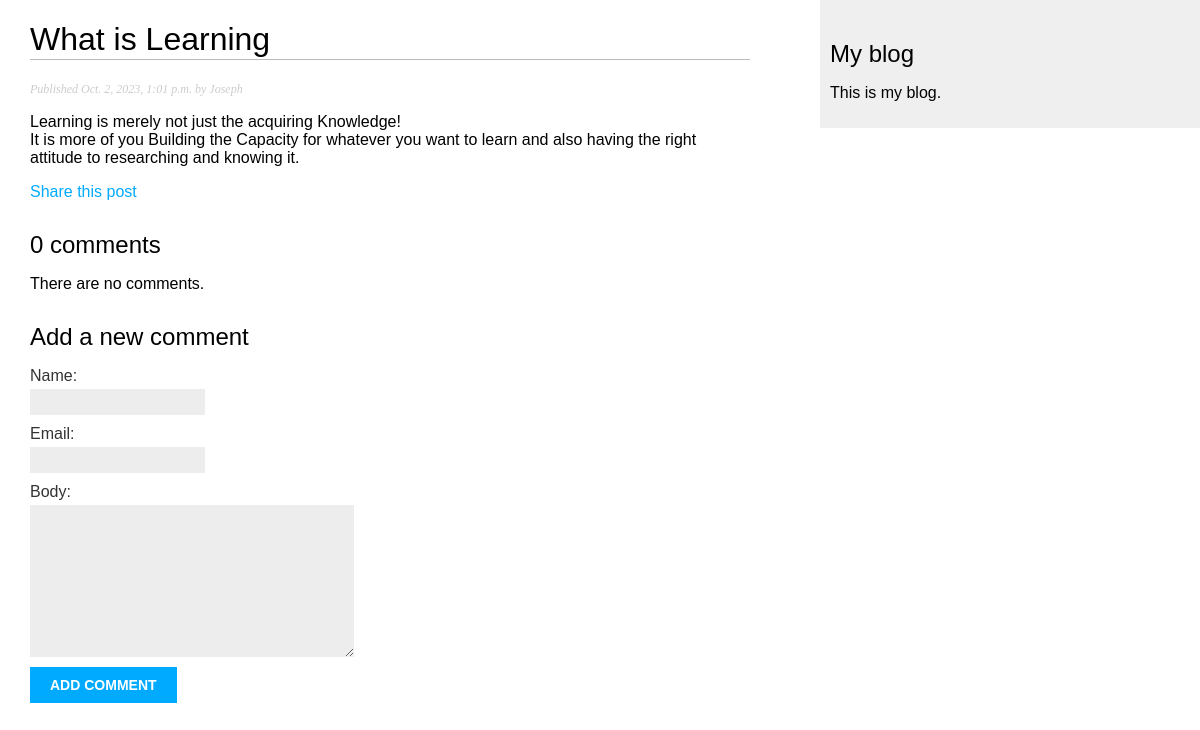
Page /blog/2023/10/2/DidYouKnow/ on the committed database.
### blog/models.py (models this page shows, shortened)
class Post(models.Model):
    class Status(models.TextChoices):
        DRAFT = 'DF', 'Draft'
        PUBLISHED = 'PB', 'Published'
    tags = TaggableManager()
    title = models.CharField(max_length=250)
    slug = models.SlugField(max_length=250, unique_for_date='publish')
    author = models.ForeignKey(User,
                               on_delete=models.CASCADE,
                               related_name='blog_post')
    body = models.TextField()
    publish = models.DateTimeField(default=timezone.now)
    created = models.DateTimeField(auto_now_add=True)
    update = models.DateTimeField(auto_now=True)
    status = models.CharField(max_length=2,
                              choices=Status.choices,
                              default=Status.PUBLISHED)
    objects = models.Manager() # The default manager.
    published = PublishedManager() # Our custom nmanager.
    class Meta:
        ordering = ['-publish']
        indexes = [
            models.Index(fields=['-publish']),
        ]

### blog/views.py (the view)
# urls.py: path('<int:year>/<int:month>/<int:day>/<slug:post>/', views.post_detail, name='post_detail'),
def post_detail(request, year, month, day, post):
    post = get_object_or_404(Post,
                             status=Post.Status.PUBLISHED,
                             slug=post,
                             publish__year = year,
                             publish__month=month,
                             publish__day=day)
    comments = post.comments.filter(active=True)
    form = CommentForm()
    return render (request,
                   'blog/post/detail.html',
                   {'post': post,
                    'comments':comments,
                    'form':form})

### blog/forms.py
class CommentForm(forms.ModelForm):
    class Meta:
        model = Comment
        fields = ['name', 'email', 'body']

### blog/templates/blog/post/detail.html (shortened to what this page needs)
{% extends "blog/base.html" %}
{% block content %}
    <h1>{{ post.title }}</h1>
    <p class = "date">
        Published {{ post.publish}} by {{post.author}}
    </p>
    {{ post.body|linebreaks }}
    <p>
        <a href="{% url "blog:post_share" post.id %}">
            Share this post
        </a>
    </p>
    {% with comments.count as total_comments %}
        <h2>
            {{ total_comments }} comment{{ total_comments|pluralize }}
        </h2>
    {% endwith %}
    {% for comment in comments %}
        <div class="comment">
            <p class="info">
                Comment {{ forloop.counter }} by {{ comment.name }}
                {{ comment.created }}
            </p>
            {{ commment.body|linebreaks }}
        </div>
    {% empty %}
        <p>There are no comments.</p>
    {% endfor %}
    {% include "blog/post/includes/comment_form.html" %}
{% endblock %}

### blog/static/css/blog.css (style rules this page uses)
body { margin:0; padding: 0; font-family: Arial, Helvetica, sans-serif, sans-serif; }
a { color:#00abff; text-decoration: none; }
h1 { font-weight: normal; border-bottom: 1px solid #bbb; padding: 0 0 1px 0; }
h2 { font-weight: normal; margin: 30px 0 0; }
p.date { color: #ccc; font-family: georgia, serif ; font-size: 12px; font-style: italic; }
label { float: left; clear: both; color: #333; margin-bottom: 4px; }
input, textarea { clear: both; float: left; margin: 0 0 10px; background: #ededed; border: 0; padding: 6px 10px; font-size: 12px; }

### rows in the picture
Post: title "What is Learning", publish "Oct. 2, 2023, 1:01 p.m.", author "Joseph", body "Learning is merely not just the acquiring Knowledge! It is more of you Building the Capacity for whatever you want to learn and also having the right attitude to researching and knowing it."

### other values in the picture
{{ total_comments }} "0"
